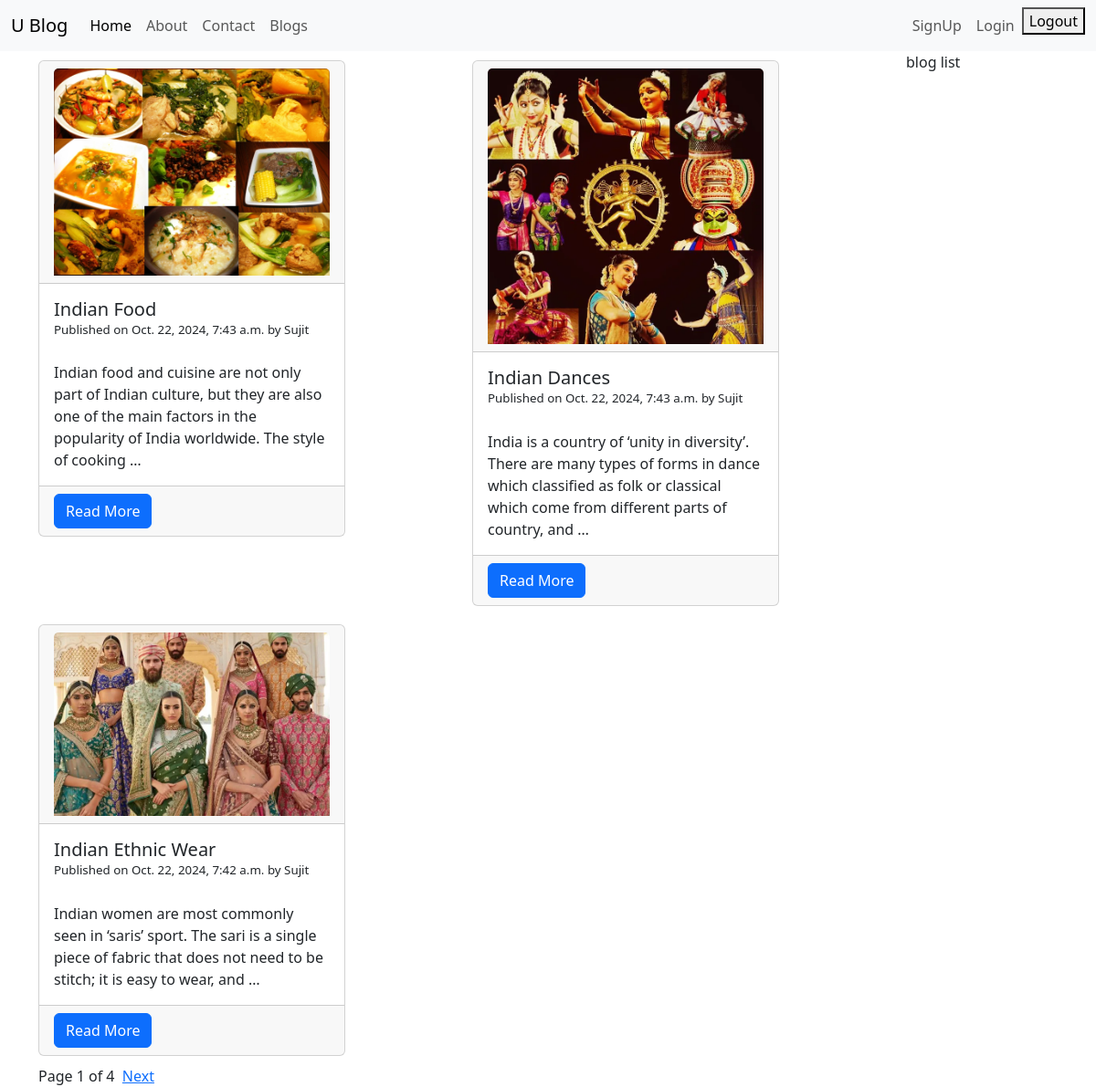
Screenshot of /blog/ with the database file from the repository.
### blog/models.py (models this page shows, shortened)
class BlogTable(models.Model):
    STATUS_CHOICE = (('draft','Draft'),('publised','Published'))
    title = models.CharField(max_length=256)
    slug = models.SlugField(max_length=264)
    author = models.ForeignKey(User, related_name='blog_posts', on_delete=models.DO_NOTHING)
    body = models.TextField()
    image = models.ImageField(upload_to='blog/')
    publish = models.DateTimeField(default=timezone.now)
    created = models.DateTimeField(auto_now_add=True)
    updated = models.DateTimeField(auto_now=True)
    status = models.CharField(max_length=10, choices=STATUS_CHOICE, default='draft')
    objects = CustomeManager()
    class Meta:
        ordering =('-publish',)

### blog/views.py (the view)
# urls.py: path('', views.blog_list_view, name="blog"),
def blog_list_view(request):
    post_list = BlogTable.objects.all()
    paginator = Paginator(post_list, 3)
    page_number = request.GET.get('page')
    try:
        post_list = paginator.page(page_number)
    except PageNotAnInteger:
        post_list = paginator.page(1)
    except EmptyPage:
        post_list = paginator.page(paginator.num_pages)
    print(post_list)
    print(type(post_list))
    print(str(post_list))
    dict_data = {
        'page_list' : post_list
    }
    response = render(request, 'blog/home.html', context=dict_data)
    return response

### blog/models.py (called while the page is built)
    def get_queryset(self):
        return super().get_queryset().filter(status='draft')

### templates/blog/home.html (shortened to what this page needs)
<!DOCTYPE html>
{% extends "blog/base.html" %}
{% load cust_filters%}
{% block body_block %}
<div class="row">
    {%for blogs in page_list %}
    <div class="col cust-colume">
        <div class="card" style="width: 21rem;">
            <div class="card-header">
                <img class="card-img-top" src="{{blogs.image}}" alt="Card image">
            </div>
            <div class="card-body">
                <h5 class="card-title" style="margin-bottom: 0px;">{{blogs.title}}</h5>
                <p class='custom-datetime'>Published on {{blogs.publish}} by {{blogs.author|title}}</p>
                <p class="card-text">{{blogs.body|truncatewords:30}}</p>
            </div>
            <div class="card-footer">
                <a href="{% url 'blog_details' blogs.slug %}" class="btn btn-primary">Read More</a>
            </div>
        </div>
    </div>
    {%endfor%}
</div>
<div class="row">
    {% include "blog/pagination.html" with page=page_list %}
</div>
{% endblock  %}

### templates/blog/base.html (shortened to what this page needs)
<!DOCTYPE html>
{% load static %}
<html lang="en">
<head>
    <link rel="stylesheet" href="{% static '/css/bootstrap.min.css' %}">
    <link rel="stylesheet" href="{% static '/css/custom1.css' %}">
</head>
<body>
    <nav class="navbar navbar-expand-lg bg-body-tertiary">
        <div class="container-fluid">
          <a class="navbar-brand" href="#">U Blog</a>
          <div class="collapse navbar-collapse" id="navbarSupportedContent">
            <ul class="navbar-nav me-auto mb-2 mb-lg-0">
              <li class="nav-item">
                <a class="nav-link active" aria-current="page" href="#">Home</a>
              </li>
              <li class="nav-item">
                <a class="nav-link" href="#">About</a>
              </li>
              <li class="nav-item">
                <a class="nav-link" href="#">Contact</a>
              </li>
              <li class="nav-item">
                <a class="nav-link" href="#">Blogs</a>
              </li>
            </ul>
            <ul class="navbar-nav d-flex">
              <li class="nav-item">
                  <a class="nav-link" href="#">SignUp</a>
              </li>
              <li class="nav-item">
                  <a class="nav-link" href="#">Login</a>
              </li>
              <li class="nav-item">
                <form action="#" method="post">
                  <button type="submit">Logout</button>
                </form>
              </li>
          </ul>
          </div>
        </div>
      </nav>
      <div class="container">
        <div class="row">
          <div class="col-10">
            {% block body_block %}
            {%endblock%}
          </div>
          <div class="col-2">
            blog list
          </div>
        </div>
      </div>
</body>
</html>

### templates/blog/pagination.html (shortened to what this page needs)
<div class="paginator">
    <span>Page {{page.number}} of {{page.paginator.num_pages}}</span>&nbsp;
    {% if page.has_next %}
        <a href="?page={{page.next_page_number}}">Next</a>
    {% endif %}
</div>

### static/css/custom1.css (style rules this page uses)
.cust-colume { padding-top: 10px; padding-bottom: 10px; }
.custom-datetime { font-size: smaller; padding-top: 1px; padding-bottom: 5px; margin-top: 0px; margin-bottom: 20px; }

### rows the page displays
BlogTable: image (picture), title "Indian Food", publish "Oct. 22, 2024, 7:43 a.m.", author "Sujit", body "Indian food and cuisine are not only part of Indian culture, but they are also one of the main factors in the popularity of India worldwide. The style of cooking …"
BlogTable: image (picture), title "Indian Dances", publish "Oct. 22, 2024, 7:43 a.m.", author "Sujit", body "India is a country of ‘unity in diversity’. There are many types of forms in dance which classified as folk or classical which come from different parts of country, and …"
BlogTable: image (picture), title "Indian Ethnic Wear", publish "Oct. 22, 2024, 7:42 a.m.", author "Sujit", body "Indian women are most commonly seen in ‘saris’ sport. The sari is a single piece of fabric that does not need to be stitch; it is easy to wear, and …"

### other values shown
{{ page.number }} "1"
{{ page.paginator.num_pages }} "4"
